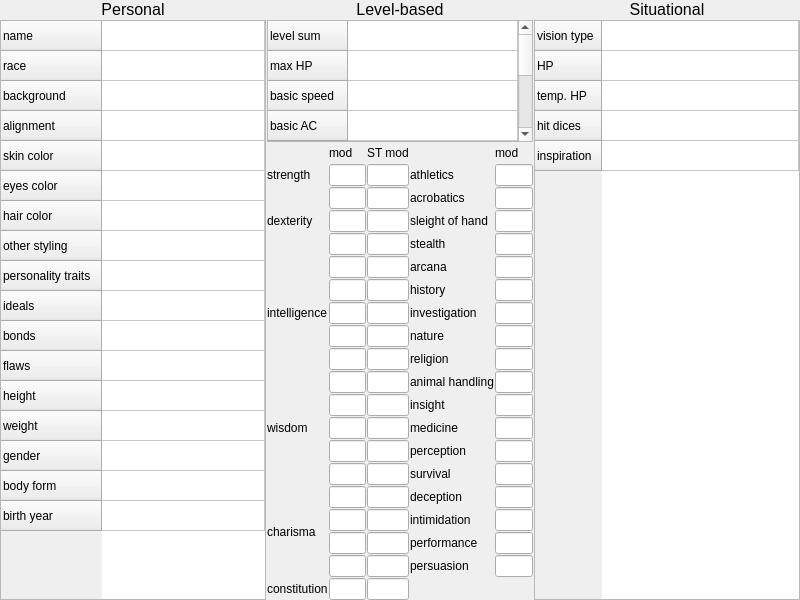
<?xml version="1.0" encoding="UTF-8"?>
<ui version="4.0">
 <class>MainWindow</class>
 <widget class="QMainWindow" name="MainWindow">
  <property name="geometry">
   <rect>
    <x>0</x>
    <y>0</y>
    <width>800</width>
    <height>600</height>
   </rect>
  </property>
  <property name="windowTitle">
   <string>MainWindow</string>
  </property>
  <property name="styleSheet">
   <string notr="true"/>
  </property>
  <widget class="QWidget" name="centralwidget">
   <layout class="QGridLayout" name="gridLayout" columnstretch="1,1,1">
    <property name="leftMargin">
     <number>0</number>
    </property>
    <property name="topMargin">
     <number>0</number>
    </property>
    <property name="rightMargin">
     <number>0</number>
    </property>
    <property name="bottomMargin">
     <number>0</number>
    </property>
    <property name="spacing">
     <number>1</number>
    </property>
    <item row="0" column="0">
     <widget class="QLabel" name="label_2">
      <property name="font">
       <font>
        <pointsize>12</pointsize>
       </font>
      </property>
      <property name="text">
       <string>Personal</string>
      </property>
      <property name="alignment">
       <set>Qt::AlignCenter</set>
      </property>
     </widget>
    </item>
    <item row="0" column="2">
     <widget class="QLabel" name="label">
      <property name="font">
       <font>
        <pointsize>12</pointsize>
       </font>
      </property>
      <property name="text">
       <string>Situational</string>
      </property>
      <property name="alignment">
       <set>Qt::AlignCenter</set>
      </property>
     </widget>
    </item>
    <item row="1" column="0">
     <widget class="QTableWidget" name="tableWidget_2">
      <property name="textElideMode">
       <enum>Qt::ElideRight</enum>
      </property>
      <property name="showGrid">
       <bool>true</bool>
      </property>
      <property name="gridStyle">
       <enum>Qt::SolidLine</enum>
      </property>
      <property name="wordWrap">
       <bool>false</bool>
      </property>
      <property name="cornerButtonEnabled">
       <bool>true</bool>
      </property>
      <attribute name="horizontalHeaderVisible">
       <bool>false</bool>
      </attribute>
      <attribute name="horizontalHeaderCascadingSectionResizes">
       <bool>false</bool>
      </attribute>
      <attribute name="horizontalHeaderStretchLastSection">
       <bool>true</bool>
      </attribute>
      <row>
       <property name="text">
        <string>name</string>
       </property>
      </row>
      <row>
       <property name="text">
        <string>race</string>
       </property>
      </row>
      <row>
       <property name="text">
        <string>background</string>
       </property>
      </row>
      <row>
       <property name="text">
        <string>alignment</string>
       </property>
      </row>
      <row>
       <property name="text">
        <string>skin color</string>
       </property>
      </row>
      <row>
       <property name="text">
        <string>eyes color</string>
       </property>
      </row>
      <row>
       <property name="text">
        <string>hair color</string>
       </property>
      </row>
      <row>
       <property name="text">
        <string>other styling</string>
       </property>
      </row>
      <row>
       <property name="text">
        <string>personality traits</string>
       </property>
      </row>
      <row>
       <property name="text">
        <string>ideals</string>
       </property>
      </row>
      <row>
       <property name="text">
        <string>bonds</string>
       </property>
      </row>
      <row>
       <property name="text">
        <string>flaws</string>
       </property>
      </row>
      <row>
       <property name="text">
        <string>height</string>
       </property>
      </row>
      <row>
       <property name="text">
        <string>weight</string>
       </property>
      </row>
      <row>
       <property name="text">
        <string>gender</string>
       </property>
      </row>
      <row>
       <property name="text">
        <string>body form</string>
       </property>
      </row>
      <row>
       <property name="text">
        <string>birth year</string>
       </property>
      </row>
      <column>
       <property name="text">
        <string>New Column</string>
       </property>
      </column>
      <item row="9" column="0">
       <property name="text">
        <string/>
       </property>
      </item>
     </widget>
    </item>
    <item row="1" column="2">
     <widget class="QTableWidget" name="tableWidget_3">
      <attribute name="horizontalHeaderVisible">
       <bool>false</bool>
      </attribute>
      <attribute name="horizontalHeaderStretchLastSection">
       <bool>true</bool>
      </attribute>
      <attribute name="verticalHeaderStretchLastSection">
       <bool>false</bool>
      </attribute>
      <row>
       <property name="text">
        <string>vision type</string>
       </property>
      </row>
      <row>
       <property name="text">
        <string>HP</string>
       </property>
      </row>
      <row>
       <property name="text">
        <string>temp. HP</string>
       </property>
      </row>
      <row>
       <property name="text">
        <string>hit dices</string>
       </property>
      </row>
      <row>
       <property name="text">
        <string>inspiration</string>
       </property>
      </row>
      <column>
       <property name="text">
        <string>New Column</string>
       </property>
      </column>
     </widget>
    </item>
    <item row="1" column="1">
     <layout class="QVBoxLayout" name="verticalLayout" stretch="0,0">
      <property name="spacing">
       <number>1</number>
      </property>
      <item>
       <widget class="QTableWidget" name="tableWidget">
        <property name="sizePolicy">
         <sizepolicy hsizetype="Expanding" vsizetype="Expanding">
          <horstretch>0</horstretch>
          <verstretch>0</verstretch>
         </sizepolicy>
        </property>
        <property name="textElideMode">
         <enum>Qt::ElideRight</enum>
        </property>
        <property name="showGrid">
         <bool>true</bool>
        </property>
        <property name="gridStyle">
         <enum>Qt::SolidLine</enum>
        </property>
        <property name="wordWrap">
         <bool>false</bool>
        </property>
        <attribute name="horizontalHeaderVisible">
         <bool>false</bool>
        </attribute>
        <attribute name="horizontalHeaderStretchLastSection">
         <bool>true</bool>
        </attribute>
        <row>
         <property name="text">
          <string>level sum</string>
         </property>
        </row>
        <row>
         <property name="text">
          <string>max HP</string>
         </property>
        </row>
        <row>
         <property name="text">
          <string>basic speed</string>
         </property>
        </row>
        <row>
         <property name="text">
          <string>basic AC</string>
         </property>
        </row>
        <row>
         <property name="text">
          <string>classes</string>
         </property>
        </row>
        <row>
         <property name="text">
          <string>passive perc.</string>
         </property>
        </row>
        <row>
         <property name="text">
          <string>initiative</string>
         </property>
        </row>
        <row>
         <property name="text">
          <string>proficiency</string>
         </property>
        </row>
        <row>
         <property name="text">
          <string>hit dices</string>
         </property>
        </row>
        <column>
         <property name="text">
          <string>New Column</string>
         </property>
        </column>
        <item row="5" column="0">
         <property name="text">
          <string/>
         </property>
        </item>
       </widget>
      </item>
      <item>
       <layout class="QGridLayout" name="gridLayout_2">
        <property name="sizeConstraint">
         <enum>QLayout::SetDefaultConstraint</enum>
        </property>
        <property name="spacing">
         <number>1</number>
        </property>
        <item row="10" column="4">
         <widget class="QLabel" name="label_10">
          <property name="text">
           <string>investigation</string>
          </property>
         </widget>
        </item>
        <item row="6" column="1">
         <widget class="QLineEdit" name="lineEdit_23">
          <property name="inputMask">
           <string/>
          </property>
          <property name="text">
           <string/>
          </property>
          <property name="maxLength">
           <number>2</number>
          </property>
          <property name="placeholderText">
           <string/>
          </property>
          <property name="clearButtonEnabled">
           <bool>false</bool>
          </property>
         </widget>
        </item>
        <item row="18" column="1">
         <widget class="QLineEdit" name="lineEdit_47">
          <property name="inputMask">
           <string/>
          </property>
          <property name="text">
           <string/>
          </property>
          <property name="maxLength">
           <number>2</number>
          </property>
          <property name="placeholderText">
           <string/>
          </property>
          <property name="clearButtonEnabled">
           <bool>false</bool>
          </property>
         </widget>
        </item>
        <item row="11" column="1">
         <widget class="QLineEdit" name="lineEdit_35">
          <property name="inputMask">
           <string/>
          </property>
          <property name="text">
           <string/>
          </property>
          <property name="maxLength">
           <number>2</number>
          </property>
          <property name="placeholderText">
           <string/>
          </property>
          <property name="clearButtonEnabled">
           <bool>false</bool>
          </property>
         </widget>
        </item>
        <item row="18" column="5">
         <widget class="QLineEdit" name="lineEdit_17">
          <property name="inputMask">
           <string/>
          </property>
          <property name="text">
           <string/>
          </property>
          <property name="maxLength">
           <number>2</number>
          </property>
          <property name="placeholderText">
           <string/>
          </property>
          <property name="clearButtonEnabled">
           <bool>false</bool>
          </property>
         </widget>
        </item>
        <item row="20" column="2">
         <widget class="QLineEdit" name="lineEdit_52">
          <property name="inputMask">
           <string/>
          </property>
          <property name="text">
           <string/>
          </property>
          <property name="maxLength">
           <number>2</number>
          </property>
          <property name="placeholderText">
           <string/>
          </property>
          <property name="clearButtonEnabled">
           <bool>false</bool>
          </property>
         </widget>
        </item>
        <item row="22" column="2">
         <widget class="QLineEdit" name="lineEdit_56">
          <property name="inputMask">
           <string/>
          </property>
          <property name="text">
           <string/>
          </property>
          <property name="maxLength">
           <number>2</number>
          </property>
          <property name="placeholderText">
           <string/>
          </property>
          <property name="clearButtonEnabled">
           <bool>false</bool>
          </property>
         </widget>
        </item>
        <item row="9" column="2">
         <widget class="QLineEdit" name="lineEdit_30">
          <property name="inputMask">
           <string/>
          </property>
          <property name="text">
           <string/>
          </property>
          <property name="maxLength">
           <number>2</number>
          </property>
          <property name="placeholderText">
           <string/>
          </property>
          <property name="clearButtonEnabled">
           <bool>false</bool>
          </property>
         </widget>
        </item>
        <item row="21" column="1">
         <widget class="QLineEdit" name="lineEdit_53">
          <property name="inputMask">
           <string/>
          </property>
          <property name="text">
           <string/>
          </property>
          <property name="maxLength">
           <number>2</number>
          </property>
          <property name="placeholderText">
           <string/>
          </property>
          <property name="clearButtonEnabled">
           <bool>false</bool>
          </property>
         </widget>
        </item>
        <item row="21" column="4">
         <widget class="QLabel" name="label_24">
          <property name="text">
           <string>persuasion</string>
          </property>
         </widget>
        </item>
        <item row="15" column="2">
         <widget class="QLineEdit" name="lineEdit_42">
          <property name="inputMask">
           <string/>
          </property>
          <property name="text">
           <string/>
          </property>
          <property name="maxLength">
           <number>2</number>
          </property>
          <property name="placeholderText">
           <string/>
          </property>
          <property name="clearButtonEnabled">
           <bool>false</bool>
          </property>
         </widget>
        </item>
        <item row="6" column="2">
         <widget class="QLineEdit" name="lineEdit_24">
          <property name="inputMask">
           <string/>
          </property>
          <property name="text">
           <string/>
          </property>
          <property name="maxLength">
           <number>2</number>
          </property>
          <property name="placeholderText">
           <string/>
          </property>
          <property name="clearButtonEnabled">
           <bool>false</bool>
          </property>
         </widget>
        </item>
        <item row="8" column="0" rowspan="5">
         <widget class="QLabel" name="label_29">
          <property name="text">
           <string>intelligence</string>
          </property>
         </widget>
        </item>
        <item row="6" column="4">
         <widget class="QLabel" name="label_4">
          <property name="text">
           <string>sleight of hand</string>
          </property>
         </widget>
        </item>
        <item row="12" column="4">
         <widget class="QLabel" name="label_15">
          <property name="text">
           <string>religion</string>
          </property>
         </widget>
        </item>
        <item row="17" column="1">
         <widget class="QLineEdit" name="lineEdit_45">
          <property name="inputMask">
           <string/>
          </property>
          <property name="text">
           <string/>
          </property>
          <property name="maxLength">
           <number>2</number>
          </property>
          <property name="placeholderText">
           <string/>
          </property>
          <property name="clearButtonEnabled">
           <bool>false</bool>
          </property>
         </widget>
        </item>
        <item row="10" column="1">
         <widget class="QLineEdit" name="lineEdit_33">
          <property name="inputMask">
           <string/>
          </property>
          <property name="text">
           <string/>
          </property>
          <property name="maxLength">
           <number>2</number>
          </property>
          <property name="placeholderText">
           <string/>
          </property>
          <property name="clearButtonEnabled">
           <bool>false</bool>
          </property>
         </widget>
        </item>
        <item row="3" column="4">
         <widget class="QLabel" name="label_32">
          <property name="text">
           <string>athletics</string>
          </property>
         </widget>
        </item>
        <item row="15" column="5">
         <widget class="QLineEdit" name="lineEdit_14">
          <property name="inputMask">
           <string/>
          </property>
          <property name="text">
           <string/>
          </property>
          <property name="maxLength">
           <number>2</number>
          </property>
          <property name="placeholderText">
           <string/>
          </property>
          <property name="clearButtonEnabled">
           <bool>false</bool>
          </property>
         </widget>
        </item>
        <item row="17" column="5">
         <widget class="QLineEdit" name="lineEdit_16">
          <property name="inputMask">
           <string/>
          </property>
          <property name="text">
           <string/>
          </property>
          <property name="maxLength">
           <number>2</number>
          </property>
          <property name="placeholderText">
           <string/>
          </property>
          <property name="clearButtonEnabled">
           <bool>false</bool>
          </property>
         </widget>
        </item>
        <item row="17" column="2">
         <widget class="QLineEdit" name="lineEdit_46">
          <property name="inputMask">
           <string/>
          </property>
          <property name="text">
           <string/>
          </property>
          <property name="maxLength">
           <number>2</number>
          </property>
          <property name="placeholderText">
           <string/>
          </property>
          <property name="clearButtonEnabled">
           <bool>false</bool>
          </property>
         </widget>
        </item>
        <item row="14" column="1">
         <widget class="QLineEdit" name="lineEdit_39">
          <property name="inputMask">
           <string/>
          </property>
          <property name="text">
           <string/>
          </property>
          <property name="maxLength">
           <number>2</number>
          </property>
          <property name="placeholderText">
           <string/>
          </property>
          <property name="clearButtonEnabled">
           <bool>false</bool>
          </property>
         </widget>
        </item>
        <item row="15" column="1">
         <widget class="QLineEdit" name="lineEdit_41">
          <property name="inputMask">
           <string/>
          </property>
          <property name="text">
           <string/>
          </property>
          <property name="maxLength">
           <number>2</number>
          </property>
          <property name="placeholderText">
           <string/>
          </property>
          <property name="clearButtonEnabled">
           <bool>false</bool>
          </property>
         </widget>
        </item>
        <item row="3" column="1">
         <widget class="QLineEdit" name="lineEdit">
          <property name="inputMask">
           <string/>
          </property>
          <property name="text">
           <string/>
          </property>
          <property name="maxLength">
           <number>2</number>
          </property>
          <property name="placeholderText">
           <string/>
          </property>
          <property name="clearButtonEnabled">
           <bool>false</bool>
          </property>
         </widget>
        </item>
        <item row="12" column="1">
         <widget class="QLineEdit" name="lineEdit_31">
          <property name="inputMask">
           <string/>
          </property>
          <property name="text">
           <string/>
          </property>
          <property name="maxLength">
           <number>2</number>
          </property>
          <property name="placeholderText">
           <string/>
          </property>
          <property name="clearButtonEnabled">
           <bool>false</bool>
          </property>
         </widget>
        </item>
        <item row="18" column="4">
         <widget class="QLabel" name="label_21">
          <property name="text">
           <string>deception</string>
          </property>
         </widget>
        </item>
        <item row="11" column="5">
         <widget class="QLineEdit" name="lineEdit_10">
          <property name="inputMask">
           <string/>
          </property>
          <property name="text">
           <string/>
          </property>
          <property name="maxLength">
           <number>2</number>
          </property>
          <property name="placeholderText">
           <string/>
          </property>
          <property name="clearButtonEnabled">
           <bool>false</bool>
          </property>
         </widget>
        </item>
        <item row="17" column="4">
         <widget class="QLabel" name="label_20">
          <property name="text">
           <string>survival</string>
          </property>
         </widget>
        </item>
        <item row="14" column="2">
         <widget class="QLineEdit" name="lineEdit_40">
          <property name="inputMask">
           <string/>
          </property>
          <property name="text">
           <string/>
          </property>
          <property name="maxLength">
           <number>2</number>
          </property>
          <property name="placeholderText">
           <string/>
          </property>
          <property name="clearButtonEnabled">
           <bool>false</bool>
          </property>
         </widget>
        </item>
        <item row="13" column="5">
         <widget class="QLineEdit" name="lineEdit_12">
          <property name="inputMask">
           <string/>
          </property>
          <property name="text">
           <string/>
          </property>
          <property name="maxLength">
           <number>2</number>
          </property>
          <property name="placeholderText">
           <string/>
          </property>
          <property name="clearButtonEnabled">
           <bool>false</bool>
          </property>
         </widget>
        </item>
        <item row="1" column="5">
         <widget class="QLabel" name="label_9">
          <property name="text">
           <string>mod</string>
          </property>
         </widget>
        </item>
        <item row="5" column="5">
         <widget class="QLineEdit" name="lineEdit_4">
          <property name="inputMask">
           <string/>
          </property>
          <property name="text">
           <string/>
          </property>
          <property name="maxLength">
           <number>2</number>
          </property>
          <property name="placeholderText">
           <string/>
          </property>
          <property name="clearButtonEnabled">
           <bool>false</bool>
          </property>
         </widget>
        </item>
        <item row="10" column="2">
         <widget class="QLineEdit" name="lineEdit_34">
          <property name="inputMask">
           <string/>
          </property>
          <property name="text">
           <string/>
          </property>
          <property name="maxLength">
           <number>2</number>
          </property>
          <property name="placeholderText">
           <string/>
          </property>
          <property name="clearButtonEnabled">
           <bool>false</bool>
          </property>
         </widget>
        </item>
        <item row="8" column="5">
         <widget class="QLineEdit" name="lineEdit_7">
          <property name="inputMask">
           <string/>
          </property>
          <property name="text">
           <string/>
          </property>
          <property name="maxLength">
           <number>2</number>
          </property>
          <property name="placeholderText">
           <string/>
          </property>
          <property name="clearButtonEnabled">
           <bool>false</bool>
          </property>
         </widget>
        </item>
        <item row="3" column="2">
         <widget class="QLineEdit" name="lineEdit_2">
          <property name="inputMask">
           <string/>
          </property>
          <property name="text">
           <string/>
          </property>
          <property name="maxLength">
           <number>2</number>
          </property>
          <property name="placeholderText">
           <string/>
          </property>
          <property name="clearButtonEnabled">
           <bool>false</bool>
          </property>
         </widget>
        </item>
        <item row="13" column="2">
         <widget class="QLineEdit" name="lineEdit_37">
          <property name="inputMask">
           <string/>
          </property>
          <property name="text">
           <string/>
          </property>
          <property name="maxLength">
           <number>2</number>
          </property>
          <property name="placeholderText">
           <string/>
          </property>
          <property name="clearButtonEnabled">
           <bool>false</bool>
          </property>
         </widget>
        </item>
        <item row="7" column="2">
         <widget class="QLineEdit" name="lineEdit_26">
          <property name="inputMask">
           <string/>
          </property>
          <property name="text">
           <string/>
          </property>
          <property name="maxLength">
           <number>2</number>
          </property>
          <property name="placeholderText">
           <string/>
          </property>
          <property name="clearButtonEnabled">
           <bool>false</bool>
          </property>
         </widget>
        </item>
        <item row="7" column="5">
         <widget class="QLineEdit" name="lineEdit_6">
          <property name="inputMask">
           <string/>
          </property>
          <property name="text">
           <string/>
          </property>
          <property name="maxLength">
           <number>2</number>
          </property>
          <property name="placeholderText">
           <string/>
          </property>
          <property name="clearButtonEnabled">
           <bool>false</bool>
          </property>
         </widget>
        </item>
        <item row="7" column="4">
         <widget class="QLabel" name="label_5">
          <property name="text">
           <string>stealth</string>
          </property>
         </widget>
        </item>
        <item row="7" column="1">
         <widget class="QLineEdit" name="lineEdit_25">
          <property name="inputMask">
           <string/>
          </property>
          <property name="text">
           <string/>
          </property>
          <property name="maxLength">
           <number>2</number>
          </property>
          <property name="placeholderText">
           <string/>
          </property>
          <property name="clearButtonEnabled">
           <bool>false</bool>
          </property>
         </widget>
        </item>
        <item row="8" column="1">
         <widget class="QLineEdit" name="lineEdit_27">
          <property name="inputMask">
           <string/>
          </property>
          <property name="text">
           <string/>
          </property>
          <property name="maxLength">
           <number>2</number>
          </property>
          <property name="placeholderText">
           <string/>
          </property>
          <property name="clearButtonEnabled">
           <bool>false</bool>
          </property>
         </widget>
        </item>
        <item row="1" column="4">
         <widget class="QLabel" name="label_8">
          <property name="text">
           <string/>
          </property>
         </widget>
        </item>
        <item row="9" column="5">
         <widget class="QLineEdit" name="lineEdit_8">
          <property name="inputMask">
           <string/>
          </property>
          <property name="text">
           <string/>
          </property>
          <property name="maxLength">
           <number>2</number>
          </property>
          <property name="placeholderText">
           <string/>
          </property>
          <property name="clearButtonEnabled">
           <bool>false</bool>
          </property>
         </widget>
        </item>
        <item row="3" column="5">
         <widget class="QLineEdit" name="lineEdit_3">
          <property name="inputMask">
           <string/>
          </property>
          <property name="text">
           <string/>
          </property>
          <property name="maxLength">
           <number>2</number>
          </property>
          <property name="placeholderText">
           <string/>
          </property>
          <property name="clearButtonEnabled">
           <bool>false</bool>
          </property>
         </widget>
        </item>
        <item row="3" column="0">
         <widget class="QLabel" name="label_27">
          <property name="text">
           <string>strength</string>
          </property>
         </widget>
        </item>
        <item row="16" column="4">
         <widget class="QLabel" name="label_19">
          <property name="text">
           <string>perception</string>
          </property>
         </widget>
        </item>
        <item row="19" column="5">
         <widget class="QLineEdit" name="lineEdit_18">
          <property name="inputMask">
           <string/>
          </property>
          <property name="text">
           <string/>
          </property>
          <property name="maxLength">
           <number>2</number>
          </property>
          <property name="placeholderText">
           <string/>
          </property>
          <property name="clearButtonEnabled">
           <bool>false</bool>
          </property>
         </widget>
        </item>
        <item row="21" column="5">
         <widget class="QLineEdit" name="lineEdit_20">
          <property name="inputMask">
           <string/>
          </property>
          <property name="text">
           <string/>
          </property>
          <property name="maxLength">
           <number>2</number>
          </property>
          <property name="placeholderText">
           <string/>
          </property>
          <property name="clearButtonEnabled">
           <bool>false</bool>
          </property>
         </widget>
        </item>
        <item row="19" column="4">
         <widget class="QLabel" name="label_22">
          <property name="text">
           <string>intimidation</string>
          </property>
         </widget>
        </item>
        <item row="18" column="0" rowspan="4">
         <widget class="QLabel" name="label_31">
          <property name="text">
           <string>charisma</string>
          </property>
         </widget>
        </item>
        <item row="13" column="4">
         <widget class="QLabel" name="label_16">
          <property name="text">
           <string>animal handling</string>
          </property>
         </widget>
        </item>
        <item row="11" column="4">
         <widget class="QLabel" name="label_14">
          <property name="text">
           <string>nature</string>
          </property>
         </widget>
        </item>
        <item row="20" column="5">
         <widget class="QLineEdit" name="lineEdit_19">
          <property name="inputMask">
           <string/>
          </property>
          <property name="text">
           <string/>
          </property>
          <property name="maxLength">
           <number>2</number>
          </property>
          <property name="placeholderText">
           <string/>
          </property>
          <property name="clearButtonEnabled">
           <bool>false</bool>
          </property>
         </widget>
        </item>
        <item row="8" column="2">
         <widget class="QLineEdit" name="lineEdit_28">
          <property name="inputMask">
           <string/>
          </property>
          <property name="text">
           <string/>
          </property>
          <property name="maxLength">
           <number>2</number>
          </property>
          <property name="placeholderText">
           <string/>
          </property>
          <property name="clearButtonEnabled">
           <bool>false</bool>
          </property>
         </widget>
        </item>
        <item row="5" column="1">
         <widget class="QLineEdit" name="lineEdit_21">
          <property name="inputMask">
           <string/>
          </property>
          <property name="text">
           <string/>
          </property>
          <property name="maxLength">
           <number>2</number>
          </property>
          <property name="placeholderText">
           <string/>
          </property>
          <property name="clearButtonEnabled">
           <bool>false</bool>
          </property>
         </widget>
        </item>
        <item row="19" column="2">
         <widget class="QLineEdit" name="lineEdit_50">
          <property name="inputMask">
           <string/>
          </property>
          <property name="text">
           <string/>
          </property>
          <property name="maxLength">
           <number>2</number>
          </property>
          <property name="placeholderText">
           <string/>
          </property>
          <property name="clearButtonEnabled">
           <bool>false</bool>
          </property>
         </widget>
        </item>
        <item row="5" column="4">
         <widget class="QLabel" name="label_6">
          <property name="text">
           <string>acrobatics</string>
          </property>
         </widget>
        </item>
        <item row="16" column="5">
         <widget class="QLineEdit" name="lineEdit_15">
          <property name="inputMask">
           <string/>
          </property>
          <property name="text">
           <string/>
          </property>
          <property name="maxLength">
           <number>2</number>
          </property>
          <property name="placeholderText">
           <string/>
          </property>
          <property name="clearButtonEnabled">
           <bool>false</bool>
          </property>
         </widget>
        </item>
        <item row="9" column="4">
         <widget class="QLabel" name="label_12">
          <property name="text">
           <string>history</string>
          </property>
         </widget>
        </item>
        <item row="22" column="0">
         <widget class="QLabel" name="label_25">
          <property name="text">
           <string>constitution</string>
          </property>
         </widget>
        </item>
        <item row="1" column="1">
         <widget class="QLabel" name="label_13">
          <property name="text">
           <string>mod</string>
          </property>
         </widget>
        </item>
        <item row="14" column="5">
         <widget class="QLineEdit" name="lineEdit_13">
          <property name="inputMask">
           <string/>
          </property>
          <property name="text">
           <string/>
          </property>
          <property name="maxLength">
           <number>2</number>
          </property>
          <property name="placeholderText">
           <string/>
          </property>
          <property name="clearButtonEnabled">
           <bool>false</bool>
          </property>
         </widget>
        </item>
        <item row="13" column="0" rowspan="5">
         <widget class="QLabel" name="label_30">
          <property name="text">
           <string>wisdom</string>
          </property>
         </widget>
        </item>
        <item row="22" column="1">
         <widget class="QLineEdit" name="lineEdit_55">
          <property name="inputMask">
           <string/>
          </property>
          <property name="text">
           <string/>
          </property>
          <property name="maxLength">
           <number>2</number>
          </property>
          <property name="placeholderText">
           <string/>
          </property>
          <property name="clearButtonEnabled">
           <bool>false</bool>
          </property>
         </widget>
        </item>
        <item row="20" column="1">
         <widget class="QLineEdit" name="lineEdit_51">
          <property name="inputMask">
           <string/>
          </property>
          <property name="text">
           <string/>
          </property>
          <property name="maxLength">
           <number>2</number>
          </property>
          <property name="placeholderText">
           <string/>
          </property>
          <property name="clearButtonEnabled">
           <bool>false</bool>
          </property>
         </widget>
        </item>
        <item row="5" column="2">
         <widget class="QLineEdit" name="lineEdit_22">
          <property name="inputMask">
           <string/>
          </property>
          <property name="text">
           <string/>
          </property>
          <property name="maxLength">
           <number>2</number>
          </property>
          <property name="placeholderText">
           <string/>
          </property>
          <property name="clearButtonEnabled">
           <bool>false</bool>
          </property>
         </widget>
        </item>
        <item row="11" column="2">
         <widget class="QLineEdit" name="lineEdit_36">
          <property name="inputMask">
           <string/>
          </property>
          <property name="text">
           <string/>
          </property>
          <property name="maxLength">
           <number>2</number>
          </property>
          <property name="placeholderText">
           <string/>
          </property>
          <property name="clearButtonEnabled">
           <bool>false</bool>
          </property>
         </widget>
        </item>
        <item row="1" column="2">
         <widget class="QLabel" name="label_7">
          <property name="text">
           <string>ST mod</string>
          </property>
         </widget>
        </item>
        <item row="12" column="2">
         <widget class="QLineEdit" name="lineEdit_32">
          <property name="inputMask">
           <string/>
          </property>
          <property name="text">
           <string/>
          </property>
          <property name="maxLength">
           <number>2</number>
          </property>
          <property name="placeholderText">
           <string/>
          </property>
          <property name="clearButtonEnabled">
           <bool>false</bool>
          </property>
         </widget>
        </item>
        <item row="21" column="2">
         <widget class="QLineEdit" name="lineEdit_54">
          <property name="inputMask">
           <string/>
          </property>
          <property name="text">
           <string/>
          </property>
          <property name="maxLength">
           <number>2</number>
          </property>
          <property name="placeholderText">
           <string/>
          </property>
          <property name="clearButtonEnabled">
           <bool>false</bool>
          </property>
         </widget>
        </item>
        <item row="10" column="5">
         <widget class="QLineEdit" name="lineEdit_9">
          <property name="inputMask">
           <string/>
          </property>
          <property name="text">
           <string/>
          </property>
          <property name="maxLength">
           <number>2</number>
          </property>
          <property name="placeholderText">
           <string/>
          </property>
          <property name="clearButtonEnabled">
           <bool>false</bool>
          </property>
         </widget>
        </item>
        <item row="9" column="1">
         <widget class="QLineEdit" name="lineEdit_29">
          <property name="inputMask">
           <string/>
          </property>
          <property name="text">
           <string/>
          </property>
          <property name="maxLength">
           <number>2</number>
          </property>
          <property name="placeholderText">
           <string/>
          </property>
          <property name="clearButtonEnabled">
           <bool>false</bool>
          </property>
         </widget>
        </item>
        <item row="13" column="1">
         <widget class="QLineEdit" name="lineEdit_38">
          <property name="inputMask">
           <string/>
          </property>
          <property name="text">
           <string/>
          </property>
          <property name="maxLength">
           <number>2</number>
          </property>
          <property name="placeholderText">
           <string/>
          </property>
          <property name="clearButtonEnabled">
           <bool>false</bool>
          </property>
         </widget>
        </item>
        <item row="20" column="4">
         <widget class="QLabel" name="label_23">
          <property name="text">
           <string>performance</string>
          </property>
         </widget>
        </item>
        <item row="14" column="4">
         <widget class="QLabel" name="label_17">
          <property name="text">
           <string>insight</string>
          </property>
         </widget>
        </item>
        <item row="19" column="1">
         <widget class="QLineEdit" name="lineEdit_49">
          <property name="inputMask">
           <string/>
          </property>
          <property name="text">
           <string/>
          </property>
          <property name="maxLength">
           <number>2</number>
          </property>
          <property name="placeholderText">
           <string/>
          </property>
          <property name="clearButtonEnabled">
           <bool>false</bool>
          </property>
         </widget>
        </item>
        <item row="5" column="0" rowspan="3">
         <widget class="QLabel" name="label_28">
          <property name="text">
           <string>dexterity</string>
          </property>
         </widget>
        </item>
        <item row="6" column="5">
         <widget class="QLineEdit" name="lineEdit_5">
          <property name="inputMask">
           <string/>
          </property>
          <property name="text">
           <string/>
          </property>
          <property name="maxLength">
           <number>2</number>
          </property>
          <property name="placeholderText">
           <string/>
          </property>
          <property name="clearButtonEnabled">
           <bool>false</bool>
          </property>
         </widget>
        </item>
        <item row="16" column="2">
         <widget class="QLineEdit" name="lineEdit_44">
          <property name="inputMask">
           <string/>
          </property>
          <property name="text">
           <string/>
          </property>
          <property name="maxLength">
           <number>2</number>
          </property>
          <property name="placeholderText">
           <string/>
          </property>
          <property name="clearButtonEnabled">
           <bool>false</bool>
          </property>
         </widget>
        </item>
        <item row="12" column="5">
         <widget class="QLineEdit" name="lineEdit_11">
          <property name="inputMask">
           <string/>
          </property>
          <property name="text">
           <string/>
          </property>
          <property name="maxLength">
           <number>2</number>
          </property>
          <property name="placeholderText">
           <string/>
          </property>
          <property name="clearButtonEnabled">
           <bool>false</bool>
          </property>
         </widget>
        </item>
        <item row="15" column="4">
         <widget class="QLabel" name="label_18">
          <property name="text">
           <string>medicine</string>
          </property>
         </widget>
        </item>
        <item row="8" column="4">
         <widget class="QLabel" name="label_11">
          <property name="text">
           <string>arcana</string>
          </property>
         </widget>
        </item>
        <item row="16" column="1">
         <widget class="QLineEdit" name="lineEdit_43">
          <property name="inputMask">
           <string/>
          </property>
          <property name="text">
           <string/>
          </property>
          <property name="maxLength">
           <number>2</number>
          </property>
          <property name="placeholderText">
           <string/>
          </property>
          <property name="clearButtonEnabled">
           <bool>false</bool>
          </property>
         </widget>
        </item>
        <item row="18" column="2">
         <widget class="QLineEdit" name="lineEdit_48">
          <property name="inputMask">
           <string/>
          </property>
          <property name="text">
           <string/>
          </property>
          <property name="maxLength">
           <number>2</number>
          </property>
          <property name="placeholderText">
           <string/>
          </property>
          <property name="clearButtonEnabled">
           <bool>false</bool>
          </property>
         </widget>
        </item>
        <item row="1" column="3">
         <spacer name="horizontalSpacer">
          <property name="orientation">
           <enum>Qt::Horizontal</enum>
          </property>
          <property name="sizeHint" stdset="0">
           <size>
            <width>40</width>
            <height>20</height>
           </size>
          </property>
         </spacer>
        </item>
       </layout>
      </item>
     </layout>
    </item>
    <item row="0" column="1">
     <widget class="QLabel" name="label_3">
      <property name="font">
       <font>
        <pointsize>12</pointsize>
       </font>
      </property>
      <property name="text">
       <string>Level-based</string>
      </property>
      <property name="alignment">
       <set>Qt::AlignCenter</set>
      </property>
     </widget>
    </item>
   </layout>
  </widget>
 </widget>
 <resources/>
 <connections/>
</ui>
